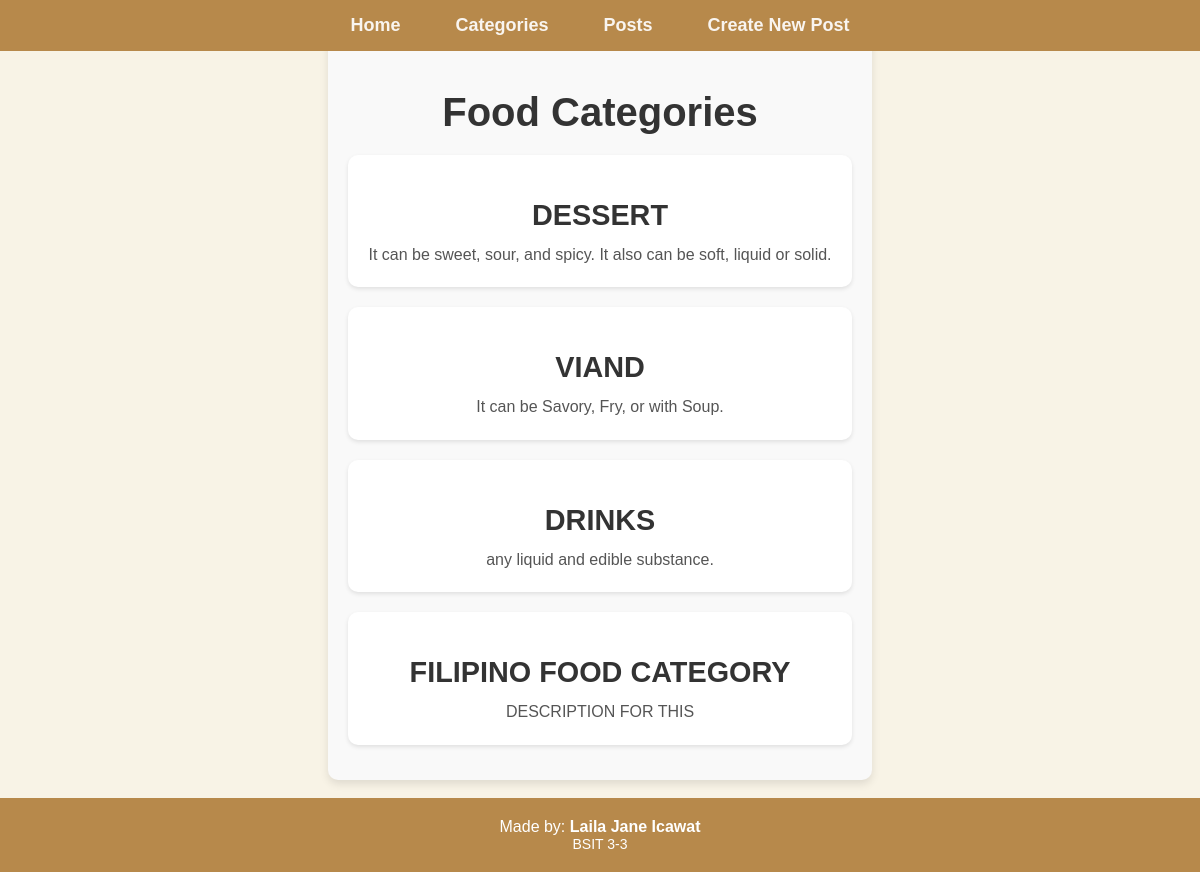
Page /categories/ on the committed database.
### foodblog/models.py (models this page shows, shortened)
class FoodCategories(models.Model):
    name = models.CharField(max_length=100, unique=True)
    description = models.TextField()

### foodblog/views.py (the view)
# urls.py: path('categories/', CategoryListView.as_view(), name='categories'),
class CategoryListView(ListView):
    model = FoodCategories
    template_name = 'food_categories.html'
    context_object_name = 'categories'

### foodblog/templates/food_categories.html (shortened to what this page needs)
{% extends 'base.html' %}
{% block content %}
<div class="categories-container">
    <h1 class="categories-title">Food Categories</h1>
    <ul class="categories-list">
        {% for category in categories %}
        <li class="category-item">
            <h2 class="category-name">{{ category.name }}</h2>
            <p class="category-description">{{ category.description }}</p>
        </li>
        {% endfor %}
    </ul>
</div>
{% endblock %}

### foodblog/static/css/styles.css (style rules this page uses)
body { font-family: Arial, sans-serif; margin: 0; padding: 0; display: flex; flex-direction: column; align-items: center; background-color: #F8F3E6; min-height: 100vh; }
h1 { font-size: 2.5rem; color: #6A4E23; margin-top: 50px; margin-bottom: 20px; padding: 0; }
ul { list-style: none; padding: 0; margin: 0; }
li { margin: 20px 0; font-size: 1.2em; color: #333; text-align: center; }

### foodblog/templates/nav.html (style rules this page uses)
body { font-family: Arial, sans-serif; margin: 0; padding: 0; background-color: #f4f4f4; }

### foodblog/templates/food_categories.html (style rules this page uses)
.categories-container { max-width: 800px; margin: 20px auto; padding: 20px; background-color: #f9f9f9; border-radius: 10px; box-shadow: 0 4px 8px rgba(0, 0, 0, 0.1); }
.categories-title { font-size: 2.5rem; color: #333; text-align: center; margin-bottom: 20px; }
.categories-list { list-style: none; padding: 0; }
.category-item { background-color: #fff; padding: 20px; border-radius: 10px; box-shadow: 0 2px 4px rgba(0, 0, 0, 0.1); margin-bottom: 15px; transition: transform 0.2s ease, box-shadow 0.2s ease; }
.category-name { font-size: 1.8rem; color: #333; margin-bottom: 10px; }
.category-description { font-size: 1rem; color: #555; line-height: 1.6; margin: 0; }

### foodblog/templates/base.html (style rules this page uses)
body { font-family: Arial, sans-serif; margin: 0; padding: 0; display: flex; flex-direction: column; align-items: center; background-color: #F8F3E6; min-height: 100vh; }
h1 { font-size: 2.5rem; color: #6A4E23; margin-top: 50px; margin-bottom: 20px; padding: 0; }
ul { list-style: none; padding: 0; margin: 0; }
li { margin: 20px 0; font-size: 1.2em; color: #333; text-align: center; }

### rows in the picture
FoodCategories: name "DESSERT", description "It can be sweet, sour, and spicy. It also can be soft, liquid or solid."
FoodCategories: name "VIAND", description "It can be Savory, Fry, or with Soup."
FoodCategories: name "DRINKS", description "any liquid and edible substance."
FoodCategories: name "FILIPINO FOOD CATEGORY", description "DESCRIPTION FOR THIS"
